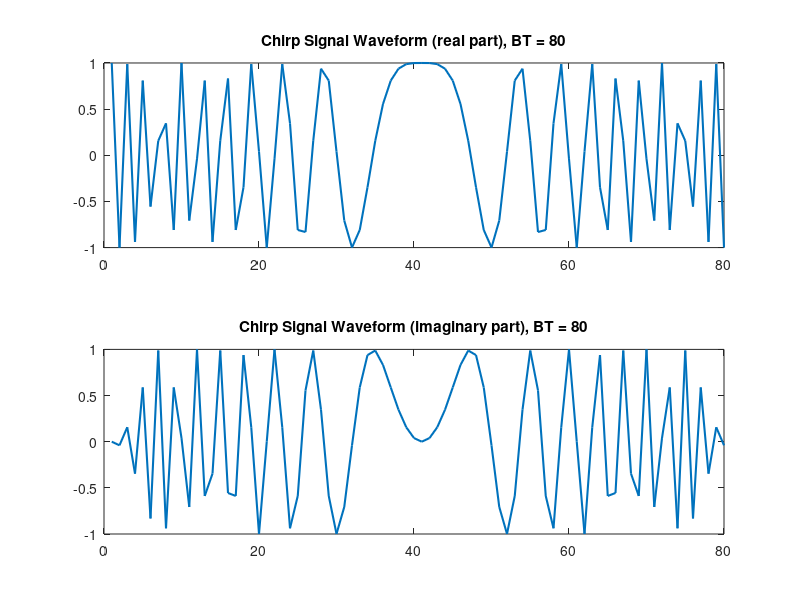
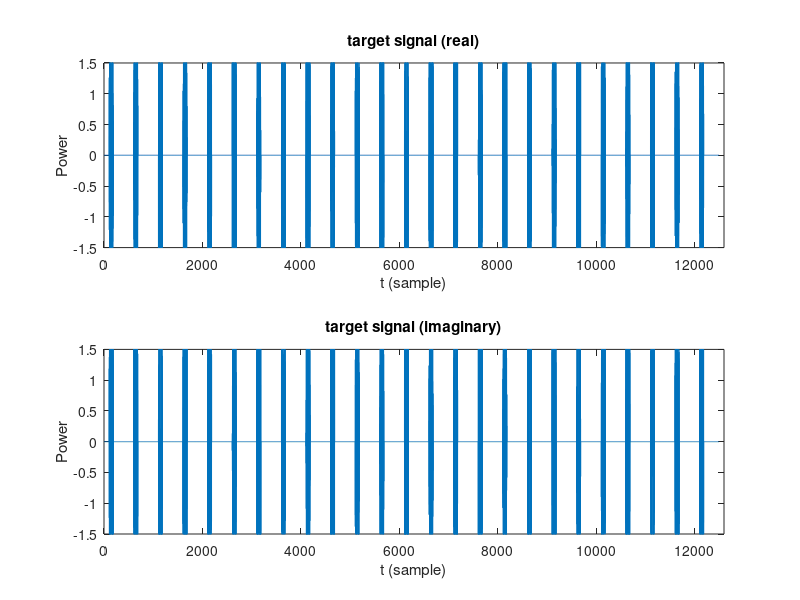
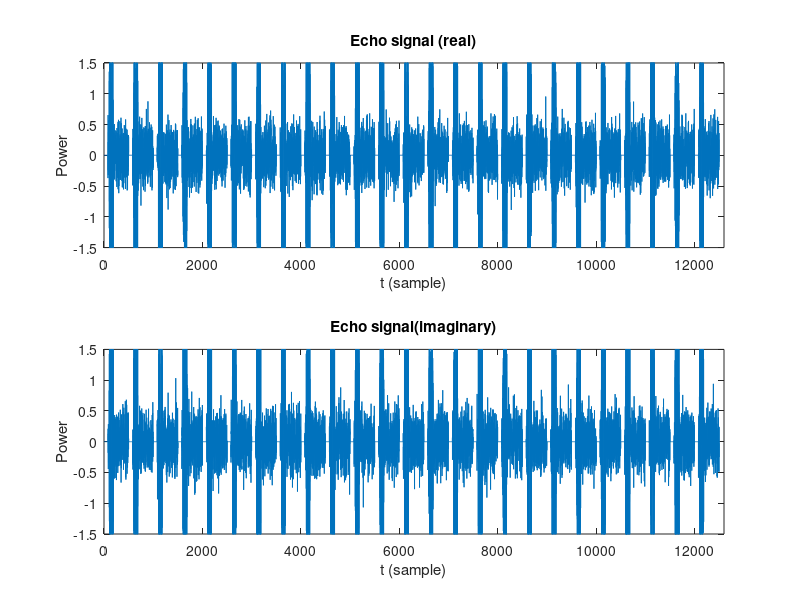
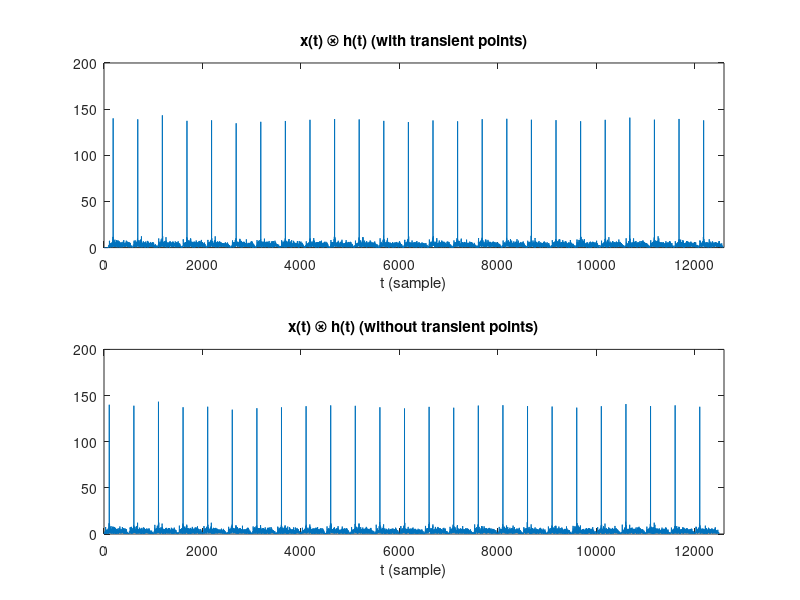

MATLAB code for these plots, in order: (Note: this script raises an error after producing the figures.)
% MTI and MTD
close all; clear; clc;
%% Initilization
c = 3.0e8;  % light speed
f0 = 2.6e9;  % RF
lambda = c/f0; % wavelength
B = 2.0e6;  % bandwidth 
T = 40.0e-6; % time duration
fr = 1/250e-6;   % PFR
fs = 2.0e6;  % sampling frequency
Pn = -6; % noise power in dB
Ps = 1; % signal power
L = fix(fs/fr); % number of samples in a pulse
M = 25;   % number of pulses
ML = L*M; % total samples；
range = 8000;
speed = 40;
n_delay = fix(fs*2*range/c); 
fd = 2*speed/lambda; % Doppler shift
n = fix(fs*T); % echo sample number = transient number - 1
%% Chirp Signal
for i = -fix(n/2):fix(n/2)-1
   Chirp(i+fix(n/2)+1) = exp(1i*(pi*(B/T)*(i/fs)^2));%exp(j*fi)*，产生复数矩阵Chirp
end
coeff = conj(fliplr(Chirp)); % pulse compression ratio
figure(1);
subplot(2,1,1);
plot(real(Chirp),'linewidth',1.5);
title("Chirp Signal Waveform (real part), BT = 80");
subplot(2,1,2);
plot(imag(Chirp),'linewidth',1.5);
title("Chirp Signal Waveform (imaginary part), BT = 80");
%% Target signal and Echo signal
S = zeros(1,ML);
S_temp = zeros(1,L); 
S_temp(n_delay+1:n_delay+n) = sqrt(Ps)*Chirp;   
s = zeros(1,ML);
for i = 1:M 
   s((i-1)*L+1:i*L) = S_temp;   
end
FD = exp(1i*2*pi*fd*(0:ML-1)/fs); 
s = s.*FD; % adding doppler shift
S = S+s; 
fi = pi/3;
S_temp = zeros(1,L); 
S_temp(n_delay+1:n_delay+n) = sqrt(Ps)*exp(1i*fi)*Chirp;   
s = zeros(1,ML);
for i = 1:M
    s((i-1)*L+1:i*L) = S_temp;
end
fd = exp(1i*2*pi*fd(1)*(0:ML-1)/fs); 
s = s.*fd;
S = S+s;
figure(2);
subplot(2,1,1);
plot(real(S));
title('target signal (real)');
xlabel("t (sample)");
ylabel("Power");
axis([0 12600 -1.5 1.5])
subplot(2,1,2);
plot(imag(S));
title('target signal (imaginary)');
xlabel("t (sample)");
ylabel("Power");
axis([0 12600 -1.5 1.5])
Noise = normrnd(0,10^(Pn/10),1,ML)+1i*normrnd(0,10^(Pn/10),1,ML);
echo = S+Noise; 
for i = 1:M  % Lock-up period = 0
      echo((i-1)*L+1:(i-1)*L+n) = 0; 
end
figure(3);
subplot(211);
plot(real(echo));
title('Echo signal (real)'); 
xlabel("t (sample)");
ylabel("Power");
axis([0 12600 -1.5 1.5])
subplot(212);
plot(imag(echo));
title('Echo signal(imaginary)');
xlabel("t (sample)");
ylabel("Power");
axis([0 12600 -1.5 1.5])

%% Matched filter
x1 = conv(echo,coeff); %pc_time0 = convolution of Echo and coeff
x2 = x1(n:ML+n-1); % remove the transient points
figure(4); 
subplot(211);
plot(abs(x1));
title('x(t) \otimes h(t) (with transient points)'); 
xlabel("t (sample)");
xlim([0 12600])
subplot(212);
plot(abs(x2));
xlim([0 12600])
title('x(t) \otimes h(t) (without transient points)'); %pc_time1 wave
xlabel("t (sample)");
Echo_fft = fft(echo,ML+n-1); % do FFT, 
coeff_fft = fft(coeff,ML+n-1);
y_fft = Echo_fft.*coeff_fft;
% pc_fft = fft(pc_time1,TotalNumber+number-1);
y1 = ifft(y_fft); % do ifft
figure(5)
subplot(211);
plot(abs(y1(1:ML+n-1)));
xlim([0 12600])
title('y(t) = IFFT[X(f) \cdot H(f)] (with transient points)');
xlabel("t (sample)");
y2 = y1(n:ML+n-1);
for i = 1:M
   pc(i,1:L) = y2((i-1)*L+1:i*L); % pulse compression results
end
subplot(212);
plot(abs(pc(1,:)));
title('y(t) = IFFT[X(f) \cdot H(f)] (without transient points)');
xlabel("t (sample)");
%% MTI and MTD result
figure(6);
subplot(2,1,1);
for i = 1:M-1  
   mti(i,:) = pc(i+1,:)-pc(i,:); % MTI results
end
s = mesh(abs(mti),'FaceAlpha','0.99');
s.FaceColor = 'flat';
grid on;
title('MTI result');
ylabel('Slow Time (pulse #)')
xlabel('Fast Time (range bin #)')
zlabel('MTI output')
ylim([0 25])
mtd = zeros(M,L);
for i = 1:L
   temp(1:M) = pc(1:M,i);
   temp_fft = fft(temp);
   mtd(1:M,i) = temp_fft(1:M); % MTD results
end
subplot(2,1,2);
s=mesh(abs(mtd),'FaceAlpha','0.9');
s.FaceColor = 'interp';
title('MTD result');
grid on;
ylabel('Slow Time (pulse #)')
xlabel('Fast Time (range bin #)')
zlabel('MTD output')
ylim([0 25])
